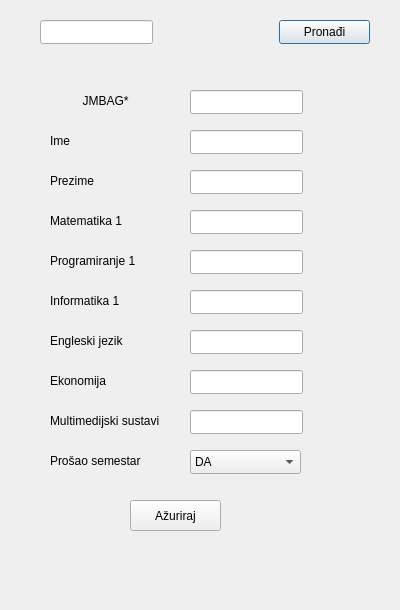
<?xml version="1.0" encoding="UTF-8"?>
<ui version="4.0">
 <class>AzurirajStudent</class>
 <widget class="QDialog" name="AzurirajStudent">
  <property name="geometry">
   <rect>
    <x>0</x>
    <y>0</y>
    <width>400</width>
    <height>610</height>
   </rect>
  </property>
  <property name="windowTitle">
   <string>Dialog</string>
  </property>
  <widget class="QPushButton" name="nadiBtn">
   <property name="geometry">
    <rect>
     <x>279</x>
     <y>20</y>
     <width>91</width>
     <height>24</height>
    </rect>
   </property>
   <property name="text">
    <string>Pronađi</string>
   </property>
  </widget>
  <widget class="QLineEdit" name="jmbagNadi">
   <property name="geometry">
    <rect>
     <x>40</x>
     <y>20</y>
     <width>113</width>
     <height>24</height>
    </rect>
   </property>
  </widget>
  <widget class="QPushButton" name="azuBtn">
   <property name="geometry">
    <rect>
     <x>130</x>
     <y>500</y>
     <width>91</width>
     <height>31</height>
    </rect>
   </property>
   <property name="text">
    <string>Ažuriraj</string>
   </property>
  </widget>
  <widget class="QLineEdit" name="ekoTxt">
   <property name="geometry">
    <rect>
     <x>190</x>
     <y>370</y>
     <width>113</width>
     <height>24</height>
    </rect>
   </property>
  </widget>
  <widget class="QLineEdit" name="infTxt">
   <property name="geometry">
    <rect>
     <x>190</x>
     <y>290</y>
     <width>113</width>
     <height>24</height>
    </rect>
   </property>
  </widget>
  <widget class="QLineEdit" name="jmbagBr">
   <property name="geometry">
    <rect>
     <x>190</x>
     <y>90</y>
     <width>113</width>
     <height>24</height>
    </rect>
   </property>
  </widget>
  <widget class="QLineEdit" name="msTxt">
   <property name="geometry">
    <rect>
     <x>190</x>
     <y>410</y>
     <width>113</width>
     <height>24</height>
    </rect>
   </property>
  </widget>
  <widget class="QLabel" name="jmbagLbl">
   <property name="geometry">
    <rect>
     <x>50</x>
     <y>90</y>
     <width>111</width>
     <height>21</height>
    </rect>
   </property>
   <property name="cursor">
    <cursorShape>ArrowCursor</cursorShape>
   </property>
   <property name="text">
    <string>JMBAG*</string>
   </property>
   <property name="textFormat">
    <enum>Qt::AutoText</enum>
   </property>
   <property name="scaledContents">
    <bool>false</bool>
   </property>
   <property name="alignment">
    <set>Qt::AlignCenter</set>
   </property>
   <property name="wordWrap">
    <bool>false</bool>
   </property>
   <property name="margin">
    <number>0</number>
   </property>
  </widget>
  <widget class="QLabel" name="ekoLbl">
   <property name="geometry">
    <rect>
     <x>50</x>
     <y>370</y>
     <width>111</width>
     <height>21</height>
    </rect>
   </property>
   <property name="cursor">
    <cursorShape>ArrowCursor</cursorShape>
   </property>
   <property name="text">
    <string>Ekonomija</string>
   </property>
   <property name="textFormat">
    <enum>Qt::AutoText</enum>
   </property>
   <property name="scaledContents">
    <bool>false</bool>
   </property>
   <property name="alignment">
    <set>Qt::AlignLeading|Qt::AlignLeft|Qt::AlignVCenter</set>
   </property>
   <property name="wordWrap">
    <bool>false</bool>
   </property>
   <property name="margin">
    <number>0</number>
   </property>
  </widget>
  <widget class="QLabel" name="msLbl">
   <property name="geometry">
    <rect>
     <x>50</x>
     <y>410</y>
     <width>121</width>
     <height>21</height>
    </rect>
   </property>
   <property name="cursor">
    <cursorShape>ArrowCursor</cursorShape>
   </property>
   <property name="text">
    <string>Multimedijski sustavi</string>
   </property>
   <property name="textFormat">
    <enum>Qt::AutoText</enum>
   </property>
   <property name="scaledContents">
    <bool>false</bool>
   </property>
   <property name="alignment">
    <set>Qt::AlignLeading|Qt::AlignLeft|Qt::AlignVCenter</set>
   </property>
   <property name="wordWrap">
    <bool>false</bool>
   </property>
   <property name="margin">
    <number>0</number>
   </property>
  </widget>
  <widget class="QLineEdit" name="engTxt">
   <property name="geometry">
    <rect>
     <x>190</x>
     <y>330</y>
     <width>113</width>
     <height>24</height>
    </rect>
   </property>
  </widget>
  <widget class="QLabel" name="matLbl">
   <property name="geometry">
    <rect>
     <x>50</x>
     <y>210</y>
     <width>111</width>
     <height>21</height>
    </rect>
   </property>
   <property name="cursor">
    <cursorShape>ArrowCursor</cursorShape>
   </property>
   <property name="text">
    <string>Matematika 1</string>
   </property>
   <property name="textFormat">
    <enum>Qt::AutoText</enum>
   </property>
   <property name="scaledContents">
    <bool>false</bool>
   </property>
   <property name="alignment">
    <set>Qt::AlignLeading|Qt::AlignLeft|Qt::AlignVCenter</set>
   </property>
   <property name="wordWrap">
    <bool>false</bool>
   </property>
   <property name="margin">
    <number>0</number>
   </property>
  </widget>
  <widget class="QLabel" name="imeLbl">
   <property name="geometry">
    <rect>
     <x>50</x>
     <y>130</y>
     <width>111</width>
     <height>21</height>
    </rect>
   </property>
   <property name="cursor">
    <cursorShape>ArrowCursor</cursorShape>
   </property>
   <property name="text">
    <string>Ime</string>
   </property>
   <property name="textFormat">
    <enum>Qt::AutoText</enum>
   </property>
   <property name="scaledContents">
    <bool>false</bool>
   </property>
   <property name="alignment">
    <set>Qt::AlignLeading|Qt::AlignLeft|Qt::AlignVCenter</set>
   </property>
   <property name="wordWrap">
    <bool>false</bool>
   </property>
   <property name="margin">
    <number>0</number>
   </property>
  </widget>
  <widget class="QComboBox" name="prosaoTxt">
   <property name="geometry">
    <rect>
     <x>190</x>
     <y>450</y>
     <width>111</width>
     <height>24</height>
    </rect>
   </property>
   <property name="currentText">
    <string>DA</string>
   </property>
   <property name="currentIndex">
    <number>0</number>
   </property>
   <item>
    <property name="text">
     <string>DA</string>
    </property>
   </item>
   <item>
    <property name="text">
     <string>NE</string>
    </property>
   </item>
  </widget>
  <widget class="QLineEdit" name="imeTxt">
   <property name="geometry">
    <rect>
     <x>190</x>
     <y>130</y>
     <width>113</width>
     <height>24</height>
    </rect>
   </property>
  </widget>
  <widget class="QLabel" name="prosaoLbl">
   <property name="geometry">
    <rect>
     <x>50</x>
     <y>450</y>
     <width>121</width>
     <height>21</height>
    </rect>
   </property>
   <property name="cursor">
    <cursorShape>ArrowCursor</cursorShape>
   </property>
   <property name="text">
    <string>Prošao semestar</string>
   </property>
   <property name="textFormat">
    <enum>Qt::AutoText</enum>
   </property>
   <property name="scaledContents">
    <bool>false</bool>
   </property>
   <property name="alignment">
    <set>Qt::AlignLeading|Qt::AlignLeft|Qt::AlignVCenter</set>
   </property>
   <property name="wordWrap">
    <bool>false</bool>
   </property>
   <property name="margin">
    <number>0</number>
   </property>
  </widget>
  <widget class="QLabel" name="engLbl">
   <property name="geometry">
    <rect>
     <x>50</x>
     <y>330</y>
     <width>111</width>
     <height>21</height>
    </rect>
   </property>
   <property name="cursor">
    <cursorShape>ArrowCursor</cursorShape>
   </property>
   <property name="text">
    <string>Engleski jezik</string>
   </property>
   <property name="textFormat">
    <enum>Qt::AutoText</enum>
   </property>
   <property name="scaledContents">
    <bool>false</bool>
   </property>
   <property name="alignment">
    <set>Qt::AlignLeading|Qt::AlignLeft|Qt::AlignVCenter</set>
   </property>
   <property name="wordWrap">
    <bool>false</bool>
   </property>
   <property name="margin">
    <number>0</number>
   </property>
  </widget>
  <widget class="QLineEdit" name="prezTxt">
   <property name="geometry">
    <rect>
     <x>190</x>
     <y>170</y>
     <width>113</width>
     <height>24</height>
    </rect>
   </property>
  </widget>
  <widget class="QLabel" name="infLbl">
   <property name="geometry">
    <rect>
     <x>50</x>
     <y>290</y>
     <width>111</width>
     <height>21</height>
    </rect>
   </property>
   <property name="cursor">
    <cursorShape>ArrowCursor</cursorShape>
   </property>
   <property name="text">
    <string>Informatika 1</string>
   </property>
   <property name="textFormat">
    <enum>Qt::AutoText</enum>
   </property>
   <property name="scaledContents">
    <bool>false</bool>
   </property>
   <property name="alignment">
    <set>Qt::AlignLeading|Qt::AlignLeft|Qt::AlignVCenter</set>
   </property>
   <property name="wordWrap">
    <bool>false</bool>
   </property>
   <property name="margin">
    <number>0</number>
   </property>
  </widget>
  <widget class="QLineEdit" name="progTxt">
   <property name="geometry">
    <rect>
     <x>190</x>
     <y>250</y>
     <width>113</width>
     <height>24</height>
    </rect>
   </property>
  </widget>
  <widget class="QLabel" name="prezLbl">
   <property name="geometry">
    <rect>
     <x>50</x>
     <y>170</y>
     <width>111</width>
     <height>21</height>
    </rect>
   </property>
   <property name="cursor">
    <cursorShape>ArrowCursor</cursorShape>
   </property>
   <property name="text">
    <string>Prezime</string>
   </property>
   <property name="textFormat">
    <enum>Qt::AutoText</enum>
   </property>
   <property name="scaledContents">
    <bool>false</bool>
   </property>
   <property name="alignment">
    <set>Qt::AlignLeading|Qt::AlignLeft|Qt::AlignVCenter</set>
   </property>
   <property name="wordWrap">
    <bool>false</bool>
   </property>
   <property name="margin">
    <number>0</number>
   </property>
  </widget>
  <widget class="QLabel" name="progLbl">
   <property name="geometry">
    <rect>
     <x>50</x>
     <y>250</y>
     <width>121</width>
     <height>21</height>
    </rect>
   </property>
   <property name="cursor">
    <cursorShape>ArrowCursor</cursorShape>
   </property>
   <property name="text">
    <string>Programiranje 1</string>
   </property>
   <property name="textFormat">
    <enum>Qt::AutoText</enum>
   </property>
   <property name="scaledContents">
    <bool>false</bool>
   </property>
   <property name="alignment">
    <set>Qt::AlignLeading|Qt::AlignLeft|Qt::AlignVCenter</set>
   </property>
   <property name="wordWrap">
    <bool>false</bool>
   </property>
   <property name="margin">
    <number>0</number>
   </property>
  </widget>
  <widget class="QLineEdit" name="matTxt">
   <property name="geometry">
    <rect>
     <x>190</x>
     <y>210</y>
     <width>113</width>
     <height>24</height>
    </rect>
   </property>
  </widget>
  <widget class="QLabel" name="infoLbl">
   <property name="geometry">
    <rect>
     <x>110</x>
     <y>560</y>
     <width>141</width>
     <height>16</height>
    </rect>
   </property>
   <property name="text">
    <string/>
   </property>
  </widget>
 </widget>
 <resources/>
 <connections/>
</ui>
